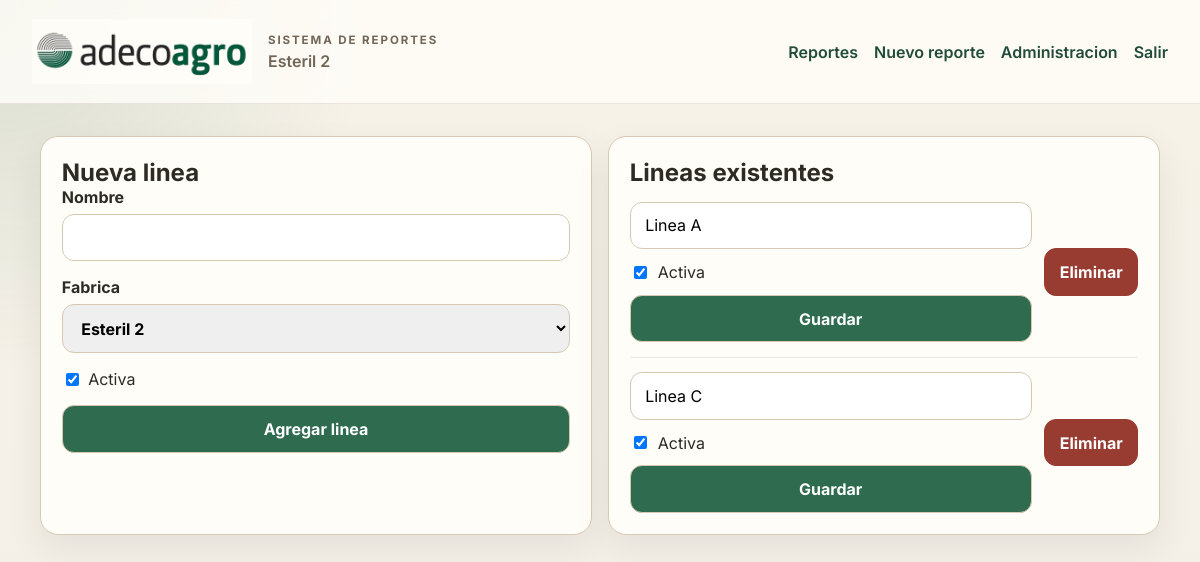
/admin/lineas (signed in), run on the app's committed database.
### app/models.py (models this page shows)
class ProductionLine(db.Model):
    id = db.Column(db.Integer, primary_key=True)
    name = db.Column(db.String(120), nullable=False)
    active = db.Column(db.Boolean, default=True, nullable=False)
    factory_id = db.Column(db.Integer, db.ForeignKey("factory.id"), nullable=False)
    factory = db.relationship("Factory", back_populates="lines")
    machines = db.relationship("Machine", back_populates="line", lazy=True)

### app/routes.py (the view, shortened to what this page needs)
@login_required
def manage_lines():
    if not admin_required():
        return redirect(url_for("reports"))
    factories = Factory.query.order_by(Factory.name).all()
    return render_template("manage_lines.html", factories=factories, lines=ProductionLine.query.order_by(ProductionLine.name).all())

### app/models.py (called while the page is built)
@login_manager.user_loader
def load_user(user_id):
    return User.query.get(int(user_id))

    @property
    def can_review_reports(self):
        return self.role in {"admin", "supervisor"}

### app/routes.py (called while the page is built)
def admin_required():
    if not current_user.is_authenticated or not current_user.can_review_reports:
        flash("Solo administracion o supervision puede acceder a esa seccion.", "error")
        return False
    return True

### app/templates/manage_lines.html (shortened to what this page needs)
{% extends "base.html" %}
{% block content %}
<section class="split-layout">
  <article class="card">
    <h2>Nueva linea</h2>
    <form method="post" class="form-grid">
      <label>Nombre
        <input type="text" name="name" required>
      </label>
      <label>Fabrica
        <select name="factory_id" required>
          {% for factory in factories %}
          <option value="{{ factory.id }}">{{ factory.name }}</option>
          {% endfor %}
        </select>
      </label>
      <label class="checkbox"><input type="checkbox" name="active" checked> Activa</label>
      <button type="submit">Agregar linea</button>
    </form>
  </article>
  <article class="card">
    <h2>Lineas existentes</h2>
    {% for line in lines %}
    <div class="admin-item">
      <form method="post" action="{{ url_for('edit_line', line_id=line.id) }}" class="inline-edit">
        <input type="text" name="name" value="{{ line.name }}" required>
        <label class="checkbox"><input type="checkbox" name="active" {% if line.active %}checked{% endif %}> Activa</label>
        <button type="submit">Guardar</button>
      </form>
      <form method="post" action="{{ url_for('delete_line', line_id=line.id) }}">
        <button type="submit" class="danger-button">Eliminar</button>
      </form>
    </div>
    {% endfor %}
  </article>
</section>
{% endblock %}

### app/static/css/styles.css (style rules this page uses)
:root { --bg: #f4f0e8; --panel: #fffdf8; --border: #d7c8b2; --text: #2e2a24; --muted: #716557; --accent: #2f6b4f; --accent-dark: #214c38; --warn: #b15d32; --danger: #983c32; --shadow: 0 14px 35px rgba(46, 42, 36, 0.08); }
* { box-sizing: border-box; }
body { margin: 0; font-family: "Inter", "Segoe UI", Helvetica, Arial, sans-serif; background: radial-gradient(circle at top left, rgba(47, 107, 79, 0.15), transparent 28%), linear-gradient(180deg, #f7f2e8 0%, var(--bg) 100%); color: var(--text); }
.topbar h1, .page-head h2, .card h2, .card h3 { margin: 0; }
.card { background: var(--panel); border: 1px solid var(--border); border-radius: 18px; padding: 1.3rem; box-shadow: var(--shadow); }
.page-head, .filters, .split-layout, .report-grid, .stats-grid, .admin-links, .form-grid, .inline-form { display: grid; gap: 1rem; }
.split-layout { grid-template-columns: repeat(auto-fit, minmax(320px, 1fr)); }
.form-grid label, .filters label { display: grid; gap: 0.4rem; font-weight: 700; }
input, select, textarea, button, .button-link { width: 100%; border-radius: 12px; border: 1px solid var(--border); padding: 0.8rem 0.9rem; font: inherit; }
button, .button-link { background: var(--accent); color: #fff; font-weight: 700; text-align: center; cursor: pointer; }
.danger-button { background: var(--danger); border-color: var(--danger); }
.checkbox { display: flex !important; align-items: center; gap: 0.5rem; font-weight: 400 !important; }
.checkbox input { width: auto; }
.report-card-top, .inline-edit { display: flex; gap: 0.8rem; align-items: center; justify-content: space-between; }
.action-row, .admin-item { display: flex; gap: 0.8rem; align-items: center; justify-content: space-between; }
.inline-edit, .user-edit { flex-wrap: wrap; margin-bottom: 0.9rem; }
.action-row form, .admin-item form { margin: 0; }
.admin-item { padding: 0.9rem 0; border-bottom: 1px solid rgba(113, 101, 87, 0.15); }
.admin-item:last-child { padding-bottom: 0; border-bottom: 0; }

### data on the page
ProductionLine: name "Linea A", active "☑"
ProductionLine: name "Linea C", active "☑"

### other printed values
form field factory_id "Esteril 2"
